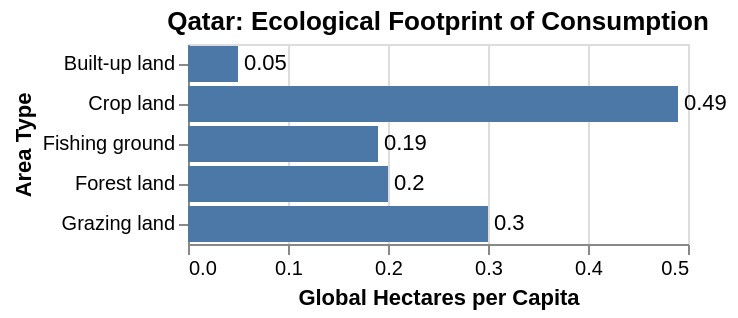

Here is the Vega-Lite specification saved for this chart:
### Vega specification from a JSON file in a GitHub repository (floating-point values rounded to 4 significant figures)
{"$schema": "https://vega.github.io/schema/vega/v5.json", "description": "Bar chart with text labels. Apply scale padding to make the frame cover the labels.", "background": "white", "padding": 5, "width": 250, "title": {"text": "Qatar: Ecological Footprint of Consumption", "frame": "group"}, "style": "cell", "data": [{"name": "source_0", "values": [{"Area Type": "Built-up land", "Global Hectares per Capita": 0.05}, {"Area Type": "Crop land", "Global Hectares per Capita": 0.49}, {"Area Type": "Grazing land", "Global Hectares per Capita": 0.3}, {"Area Type": "Fishing ground", "Global Hectares per Capita": 0.19}, {"Area Type": "Forest land", "Global Hectares per Capita": 0.2}]}, {"name": "data_0", "source": "source_0", "transform": [{"type": "filter", "expr": "isValid(datum[\"Global Hectares per Capita\"]) && isFinite(+datum[\"Global Hectares per Capita\"])"}]}], "signals": [{"name": "y_step", "value": 20}, {"name": "height", "update": "bandspace(domain('y').length, 0.1, 0.05) * y_step"}], "marks": [{"name": "layer_0_marks", "type": "rect", "style": ["bar"], "from": {"data": "data_0"}, "encode": {"update": {"fill": {"value": "#4c78a8"}, "ariaRoleDescription": {"value": "bar"}, "description": {"signal": "\"Area Type: \" + (isValid(datum[\"Area Type\"]) ? datum[\"Area Type\"] : \"\"+datum[\"Area Type\"]) + \"; Global Hectares per Capita: \" + (format(datum[\"Global Hectares per Capita\"], \"\"))"}, "x": {"scale": "x", "field": "Global Hectares per Capita"}, "x2": {"scale": "x", "value": 0}, "y": {"scale": "y", "field": "Area Type"}, "height": {"scale": "y", "band": 1}}}}, {"name": "layer_1_marks", "type": "text", "style": ["text"], "from": {"data": "data_0"}, "encode": {"update": {"align": {"value": "left"}, "baseline": {"value": "middle"}, "dx": {"value": 3}, "fill": {"value": "black"}, "description": {"signal": "\"Area Type: \" + (isValid(datum[\"Area Type\"]) ? datum[\"Area Type\"] : \"\"+datum[\"Area Type\"]) + \"; Global Hectares per Capita: \" + (format(datum[\"Global Hectares per Capita\"], \"\"))"}, "x": {"scale": "x", "field": "Global Hectares per Capita"}, "y": {"scale": "y", "field": "Area Type", "band": 0.5}, "text": {"signal": "format(datum[\"Global Hectares per Capita\"], \"\")"}}}}], "scales": [{"name": "x", "type": "linear", "domain": {"data": "data_0", "field": "Global Hectares per Capita"}, "range": [0, {"signal": "width"}], "nice": true, "zero": true}, {"name": "y", "type": "band", "domain": {"data": "data_0", "field": "Area Type", "sort": true}, "range": {"step": {"signal": "y_step"}}, "paddingInner": 0.1, "paddingOuter": 0.05}], "axes": [{"scale": "x", "orient": "bottom", "gridScale": "y", "grid": true, "tickCount": {"signal": "ceil(width/40)"}, "domain": false, "labels": false, "aria": false, "maxExtent": 0, "minExtent": 0, "ticks": false, "zindex": 0}, {"scale": "x", "orient": "bottom", "grid": false, "title": "Global Hectares per Capita", "labelFlush": true, "labelOverlap": true, "tickCount": {"signal": "ceil(width/40)"}, "zindex": 0}, {"scale": "y", "orient": "left", "grid": false, "title": "Area Type", "zindex": 0}], "config": {}}
